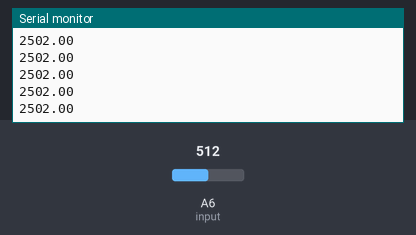
A sketch run on a simulated Arduino Uno, built with avr-gcc and run on an emulated ATmega328P. Shown: the last lines printed to the serial monitor. The inputs (shaded band) are chosen by the test bench; at power-on: A6 (input) = 512.

Above: at 1.2 s.
1.3 s: A6 (input) set to 716
At 2.2 s:
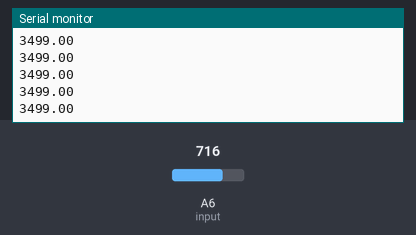
2.8 s: A6 (input) set to 900
At 3.6 s:
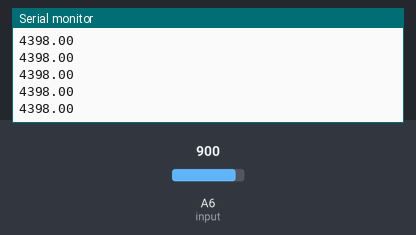
Timing chart, 0 to 5.8 s (numbered marks = the images above; inputs shaded):
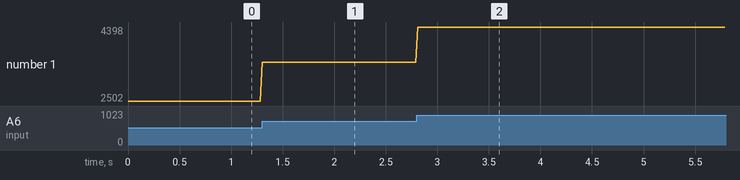

The sketch:

Test_1Signal.ino
```cpp
// Code for testing wireless transmission of signals from
// one channel

// input signal goes to pin A6
int input = A6;

void setup() {
  Serial.begin(9600);
}

void loop() {
  // read voltage signal and map to mV
  double mV = map(analogRead(input), 0, 1023, 0, 5000);

  // print to serial monitor
  Serial.println(mV);

  // delay 20ms
  delay(20);
}
```

Measured:
- after the input at 1.3 s, the serial monitor: prints a new line at once (image 1)
- after the input at 2.8 s, the serial monitor: prints a new line at once (image 2)
- plotted number 1: 2502 → 3499 after the input at 1.3 s, 3499 → 4398 after the input at 2.8 s
